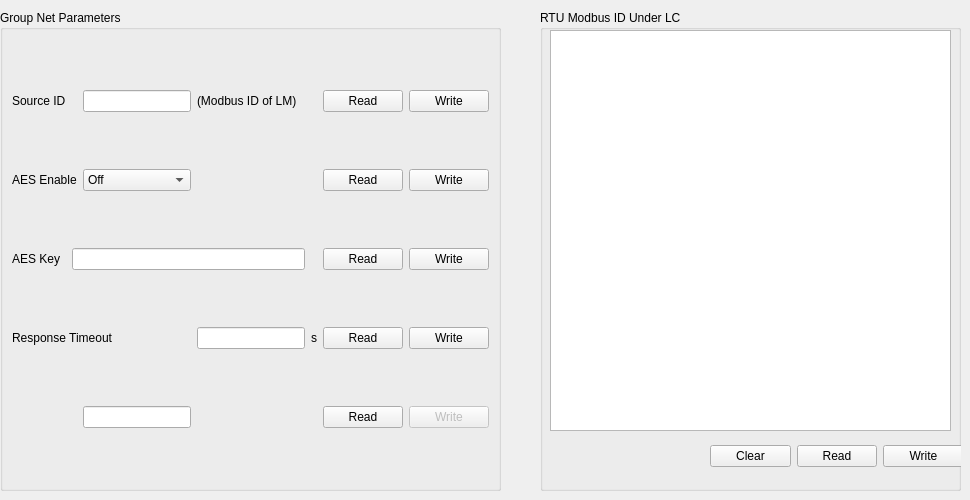
    <widget class="QWidget" name="LoraNet_2">
     <attribute name="title">
      <string>Group Net</string>
     </attribute>
     <widget class="QGroupBox" name="groupBox_4">
      <property name="geometry">
       <rect>
        <x>0</x>
        <y>10</y>
        <width>501</width>
        <height>481</height>
       </rect>
      </property>
      <property name="title">
       <string>Group Net Parameters</string>
      </property>
      <layout class="QGridLayout" name="gridLayout_6">
       <item row="0" column="2">
        <widget class="QLineEdit" name="srcIDLineEdit"/>
       </item>
       <item row="3" column="5">
        <widget class="QPushButton" name="netAesKeyRead">
         <property name="text">
          <string>Read</string>
         </property>
        </widget>
       </item>
       <item row="4" column="0" colspan="3">
        <widget class="QLabel" name="label_48">
         <property name="text">
          <string>Response Timeout</string>
         </property>
        </widget>
       </item>
       <item row="4" column="3">
        <widget class="QLineEdit" name="ResTOutlineEdit"/>
       </item>
       <item row="4" column="4">
        <widget class="QLabel" name="label_10">
         <property name="text">
          <string>s</string>
         </property>
        </widget>
       </item>
       <item row="0" column="6">
        <widget class="QPushButton" name="netSIDWrite">
         <property name="text">
          <string>Write</string>
         </property>
        </widget>
       </item>
       <item row="4" column="5">
        <widget class="QPushButton" name="netTimeoutRead">
         <property name="text">
          <string>Read</string>
         </property>
        </widget>
       </item>
       <item row="0" column="0">
        <widget class="QLabel" name="label_9">
         <property name="text">
          <string>Source ID</string>
         </property>
        </widget>
       </item>
       <item row="3" column="0">
        <widget class="QLabel" name="label_57">
         <property name="text">
          <string>AES Key</string>
         </property>
        </widget>
       </item>
       <item row="2" column="5">
        <widget class="QPushButton" name="netAesEnableRead">
         <property name="text">
          <string>Read</string>
         </property>
        </widget>
       </item>
       <item row="0" column="5">
        <widget class="QPushButton" name="netSIDRead">
         <property name="text">
          <string>Read</string>
         </property>
        </widget>
       </item>
       <item row="2" column="0" colspan="2">
        <widget class="QLabel" name="label_61">
         <property name="text">
          <string>AES Enable</string>
         </property>
        </widget>
       </item>
       <item row="4" column="6">
        <widget class="QPushButton" name="netTimeoutWrite">
         <property name="text">
          <string>Write</string>
         </property>
        </widget>
       </item>
       <item row="2" column="6">
        <widget class="QPushButton" name="netAesEnableWrite">
         <property name="text">
          <string>Write</string>
         </property>
        </widget>
       </item>
       <item row="5" column="2">
        <widget class="QLineEdit" name="SNLineEdit"/>
       </item>
       <item row="5" column="6">
        <widget class="QPushButton" name="SNPushButtonWrite">
         <property name="enabled">
          <bool>false</bool>
         </property>
         <property name="text">
          <string>Write</string>
         </property>
        </widget>
       </item>
       <item row="5" column="5">
        <widget class="QPushButton" name="SNPushButton">
         <property name="text">
          <string>Read</string>
         </property>
        </widget>
       </item>
       <item row="3" column="6">
        <widget class="QPushButton" name="netAesKeyWrite">
         <property name="text">
          <string>Write</string>
         </property>
        </widget>
       </item>
       <item row="3" column="1" colspan="3">
        <widget class="QLineEdit" name="aesLineEdit">
         <property name="text">
          <string/>
         </property>
        </widget>
       </item>
       <item row="2" column="2">
        <widget class="QComboBox" name="aesComboBox">
         <item>
          <property name="text">
           <string>Off</string>
          </property>
         </item>
         <item>
          <property name="text">
           <string>On</string>
          </property>
         </item>
        </widget>
       </item>
       <item row="0" column="3">
        <widget class="QLabel" name="label">
         <property name="font">
          <font>
           <pointsize>9</pointsize>
          </font>
         </property>
         <property name="text">
          <string>(Modbus ID of LM)</string>
         </property>
        </widget>
       </item>
      </layout>
     </widget>
     <widget class="QGroupBox" name="groupBox_5">
      <property name="geometry">
       <rect>
        <x>540</x>
        <y>10</y>
        <width>421</width>
        <height>481</height>
       </rect>
      </property>
      <property name="title">
       <string>RTU Modbus ID Under LC</string>
      </property>
      <widget class="QTableView" name="netBitMapTableView">
       <property name="geometry">
        <rect>
         <x>10</x>
         <y>20</y>
         <width>401</width>
         <height>401</height>
        </rect>
       </property>
      </widget>
      <widget class="QWidget" name="layoutWidget">
       <property name="geometry">
        <rect>
         <x>170</x>
         <y>430</y>
         <width>254</width>
         <height>33</height>
        </rect>
       </property>
       <layout class="QHBoxLayout" name="horizontalLayout">
        <item>
         <widget class="QPushButton" name="netBitMapClear">
          <property name="text">
           <string>Clear</string>
          </property>
         </widget>
        </item>
        <item>
         <widget class="QPushButton" name="netBitMapRead">
          <property name="text">
           <string>Read</string>
          </property>
         </widget>
        </item>
        <item>
         <widget class="QPushButton" name="netBitMapWrite">
          <property name="text">
           <string>Write</string>
          </property>
         </widget>
        </item>
       </layout>
      </widget>
     </widget>
    </widget>
